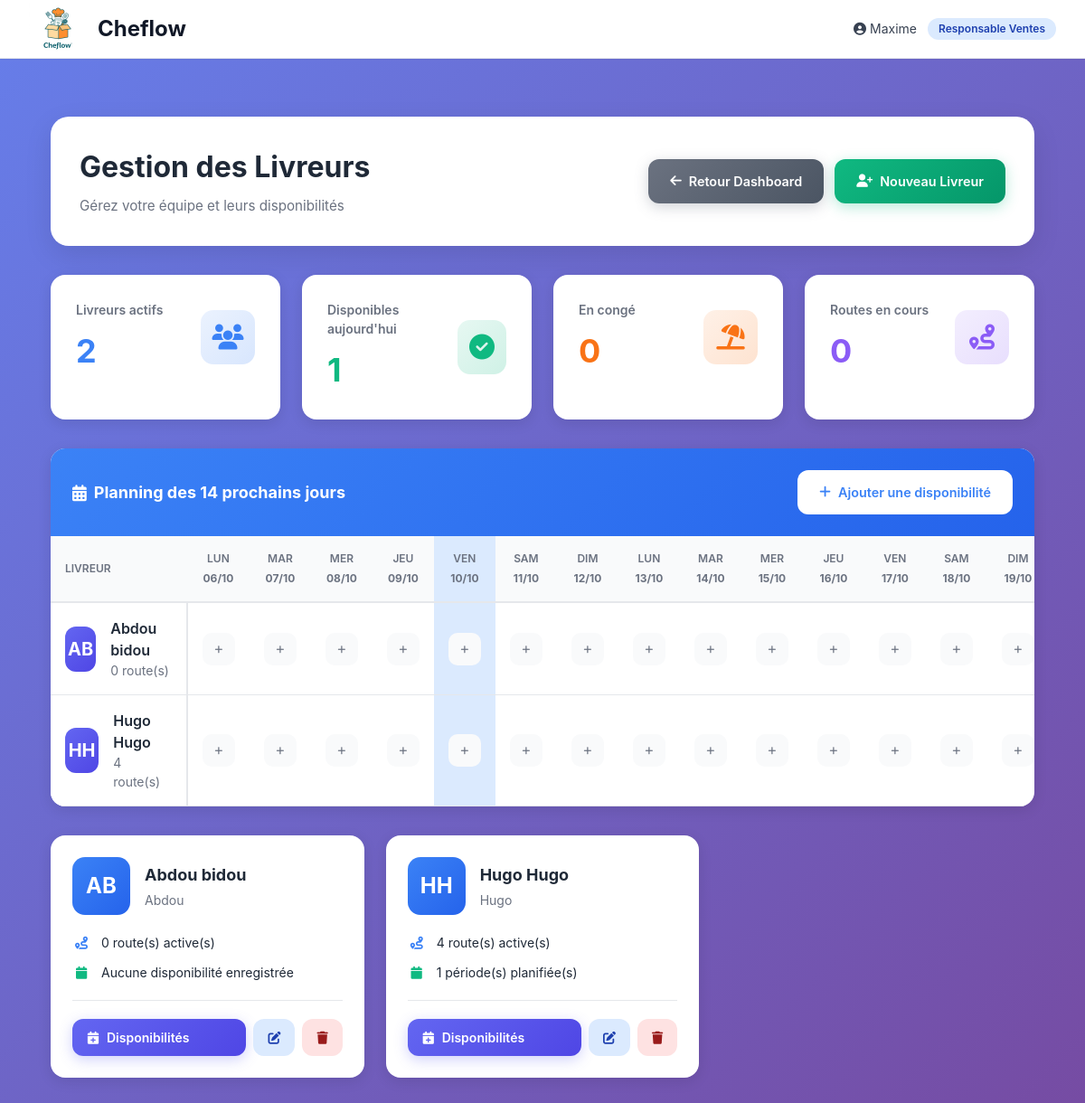
The app's page /livraison/responsable/livreurs/ (signed in) with its own data.
### users/models.py (models this page shows, shortened)
class CustomUser(AbstractUser):
    ROLE_CHOICES = [
        ('livreur', 'Livreur'),
        ('resp_livraison', 'Responsable Livraison'),
        ('vendeur', 'Vendeur/Vendeuse'),
        ('resp_ventes', 'Responsable Ventes'),
        ('cuisinier', 'Cuisinier'),
        ('resp_dept_cuisine', 'Responsable Département Cuisine'),
        ('chef_cuisine', 'Chef Cuisine'),
        ('chef_commande', 'Chef Commande'),
        ('maitre_hotel', 'Maître d\'Hôtel'),
        ('comptable', 'Comptable'),
        ('verificateur_checklist', 'Vérificateur Checklist'),
        ('admin', 'Administrateur'),
    ]
    role = models.CharField(max_length=30, choices=ROLE_CHOICES)
    telephone = models.CharField(max_length=20, blank=True)
    photo = models.ImageField(upload_to='users/', blank=True, null=True)
    departement_cuisine = models.CharField(max_length=50, blank=True)
    class Meta:
        verbose_name = 'Utilisateur'
        verbose_name_plural = 'Utilisateurs'

### livraison/views.py (the view)
# urls.py: path('responsable/livreurs/', views.gestion_livreurs, name='gestion_livreurs'),
@login_required
def gestion_livreurs(request):
    livreurs = CustomUser.objects.filter(
        role='livreur'
    ).prefetch_related(
        Prefetch(
            'disponibilites',
            queryset=DisponibiliteLivreur.objects.filter(
                date_fin__gte=timezone.now().date()
            ).order_by('date_debut')
        )
    ).annotate(
        routes_actives=Count(
            'routes',
            filter=Q(routes__status__in=['planifiee', 'en_cours'])
        )
    ).order_by('first_name', 'last_name')
    aujourd_hui = timezone.now().date()
    debut_semaine = aujourd_hui - timedelta(days=aujourd_hui.weekday())
    jours_planning = []
    for i in range(14):
        jour = debut_semaine + timedelta(days=i)
        jours_planning.append(jour)
    context = {
        'livreurs': livreurs,
        'jours_planning': jours_planning,
        'aujourd_hui': aujourd_hui,
    }
    return render(request, 'livraison/responsable/gestion_livreurs.html', context)

### templates/livraison/responsable/gestion_livreurs.html (shortened to what this page needs)
{% extends 'base/base.html' %}
{% block content %}
<div class="dashboard-container" x-data="livreurManagement()" x-init="init()">
    <div class="header-section">
        <div class="header-content">
            <div class="header-title">
                <h2>Gestion des Livreurs</h2>
                <p class="header-subtitle">Gérez votre équipe et leurs disponibilités</p>
            </div>
            <div class="header-actions">
                <a href="{% url 'livraison:dashboard_responsable' %}" class="btn btn-secondary">
                    <i class="fas fa-arrow-left"></i>
                    Retour Dashboard
                </a>
                <button @click="modalNouveauLivreur = true" class="btn btn-success">
                    <i class="fas fa-user-plus"></i>
                    Nouveau Livreur
                </button>
            </div>
        </div>
    </div>
    <div class="stats-grid">
        <div class="stat-card">
            <div class="stat-card-content">
                <div class="stat-info">
                    <h3>Livreurs actifs</h3>
                    <p class="stat-value" style="color: #3b82f6;">{{ livreurs|length }}</p>
                </div>
                <div class="stat-icon" style="background: linear-gradient(135deg, rgba(59, 130, 246, 0.1), rgba(59, 130, 246, 0.2)); color: #3b82f6;">
                    <i class="fas fa-users"></i>
                </div>
            </div>
        </div>
        <div class="stat-card">
            <div class="stat-card-content">
                <div class="stat-info">
                    <h3>Disponibles aujourd'hui</h3>
                    <p class="stat-value" style="color: #10b981;" x-text="livreursDisponiblesAujourdhui"></p>
                </div>
                <div class="stat-icon" style="background: linear-gradient(135deg, rgba(16, 185, 129, 0.1), rgba(16, 185, 129, 0.2)); color: #10b981;">
                    <i class="fas fa-check-circle"></i>
                </div>
            </div>
        </div>
        <div class="stat-card">
            <div class="stat-card-content">
                <div class="stat-info">
                    <h3>En congé</h3>
                    <p class="stat-value" style="color: #f97316;" x-text="livreursEnConge"></p>
                </div>
                <div class="stat-icon" style="background: linear-gradient(135deg, rgba(249, 115, 22, 0.1), rgba(249, 115, 22, 0.2)); color: #f97316;">
                    <i class="fas fa-umbrella-beach"></i>
                </div>
            </div>
        </div>
        <div class="stat-card">
            <div class="stat-card-content">
                <div class="stat-info">
                    <h3>Routes en cours</h3>
                    <p class="stat-value" style="color: #8b5cf6;" x-text="routesEnCours"></p>
                </div>
                <div class="stat-icon" style="background: linear-gradient(135deg, rgba(139, 92, 246, 0.1), rgba(139, 92, 246, 0.2)); color: #8b5cf6;">
                    <i class="fas fa-route"></i>
                </div>
            </div>
        </div>
    </div>
    <div class="card-section">
        <div class="card-header gradient">
            <h3 class="card-title">
                <i class="fas fa-calendar-alt"></i>
                Planning des 14 prochains jours
            </h3>
            <button @click="modalDispo = true" class="btn btn-primary" style="background: white; color: #3b82f6; box-shadow: none;">
                <i class="fas fa-plus"></i>
                Ajouter une disponibilité
            </button>
        </div>
        <div style="overflow-x: auto;">
            <table class="planning-table">
                <thead>
                    <tr>
                        <th class="sticky">Livreur</th>
                        {% for jour in jours_planning %}
                        <th :class="'{{ jour|date:'Y-m-d' }}' === '{{ aujourd_hui|date:'Y-m-d' }}' ? 'today' : ''">
                            <div>{{ jour|date:'D' }}</div>
                            <div style="font-weight: 700; margin-top: 0.25rem;">{{ jour|date:'d/m' }}</div>
                        </th>
                        {% endfor %}
                    </tr>
                </thead>
                <tbody>
                    {% for livreur in livreurs %}
                    <tr>
                        <td class="sticky">
                            <div style="display: flex; align-items: center; gap: 1rem;">
                                <div class="livreur-avatar">
                                    {{ livreur.first_name.0|upper }}{{ livreur.last_name.0|upper }}
                                </div>
                                <div style="text-align: left;">
                                    <div style="font-weight: 600; color: var(--text-dark);">
                                        {{ livreur.get_full_name }}
                                    </div>
                                    <div style="font-size: 0.875rem; color: var(--text-light);">
                                        {{ livreur.routes_actives }} route(s)
                                    </div>
                                </div>
                            </div>
                        </td>
                        {% for jour in jours_planning %}
                        <td :class="'{{ jour|date:'Y-m-d' }}' === '{{ aujourd_hui|date:'Y-m-d' }}' ? 'today' : ''">
                            {% with livreur_id=livreur.id jour_str=jour|date:'Y-m-d' %}
                            <div x-data="{ dispo: disponibilitesMap['{{ livreur_id }}-{{ jour_str }}'] || null }">
                                <template x-if="!dispo">
                                    <div class="dispo-badge empty"
                                         @click="ajouterDispoRapide({{ livreur.id }}, '{{ livreur.get_full_name|escapejs }}', '{{ jour_str }}')">
                                        <i class="fas fa-plus" style="font-size: 0.625rem;"></i>
                                    </div>
                                </template>
                            </div>
                            {% endwith %}
                        </td>
                        {% endfor %}
                    </tr>
                    {% endfor %}
                </tbody>
            </table>
        </div>
    </div>
    <div class="livreur-cards-grid">
        {% for livreur in livreurs %}
        <div class="livreur-card">
            <div class="livreur-card-header">
                <div class="livreur-card-avatar">
                    {{ livreur.first_name.0|upper }}{{ livreur.last_name.0|upper }}
                </div>
                <div class="livreur-card-info">
                    <h4>{{ livreur.get_full_name }}</h4>
                    <p>{{ livreur.username }}</p>
                </div>
            </div>
            <div class="livreur-card-details">
                <div class="livreur-detail-item">
                    <div class="livreur-detail-icon">
                        <i class="fas fa-route" style="color: #3b82f6;"></i>
                    </div>
                    <span>{{ livreur.routes_actives }} route(s) active(s)</span>
                </div>
                <div class="livreur-detail-item">
                    <div class="livreur-detail-icon">
                        <i class="fas fa-calendar" style="color: #10b981;"></i>
                    </div>
                    <span>
                        {% if livreur.disponibilites.all %}
                            {{ livreur.disponibilites.all|length }} période(s) planifiée(s)
                        {% else %}
                            Aucune disponibilité enregistrée
                        {% endif %}
                    </span>
                </div>
            </div>
            <div class="livreur-card-actions">
                <button @click="ajouterDispoLivreur({{ livreur.id }}, '{{ livreur.get_full_name|escapejs }}')"
                        class="btn btn-primary btn-sm" style="flex: 1;">
                    <i class="fas fa-calendar-plus"></i>
                    Disponibilités
                </button>
                <button @click="editerLivreur({{ livreur.id }})"
                        class="btn btn-edit btn-sm">
                    <i class="fas fa-edit"></i>
                </button>
                <button @click="supprimerLivreur({{ livreur.id }}, '{{ livreur.get_full_name|escapejs }}')"
                        class="btn btn-delete btn-sm">
                    <i class="fas fa-trash"></i>
                </button>
            </div>
        </div>
        {% endfor %}
    </div>
</div>
{% endblock %}

### templates/base/base.html (shortened to what this page needs)
{% load static %}
<!DOCTYPE html>
<html lang="fr">
<head>
    <script src="https://cdn.tailwindcss.com"></script>
   <link rel="stylesheet" href="https://cdnjs.cloudflare.com/ajax/libs/font-awesome/6.4.0/css/all.min.css">
    <link rel="stylesheet" href="https://cdnjs.cloudflare.com/ajax/libs/font-awesome/6.4.0/css/all.min.css">
</head>
<body class="bg-gray-50">
    <nav class="bg-white shadow-sm border-b border-gray-200" x-data="{ mobileMenuOpen: false }">
        <div class="max-w-7xl mx-auto px-4 sm:px-6 lg:px-8">
            <div class="flex justify-between h-16">
                <div class="flex items-center">
                    <h1 class="text-xl sm:text-2xl font-bold text-gray-900 flex items-center gap-2 sm:gap-3">
                        <img src="{% static 'images/logo.jpeg' %}"
                             alt="Cheflow Logo"
                             class="h-12 sm:h-16 w-auto">
                        <span class="hidden sm:inline">Cheflow</span>
                    </h1>
                </div>
                <div class="hidden md:flex items-center space-x-4">
                    {% if user.is_authenticated %}
                        <div class="flex items-center space-x-3">
                            <span class="text-sm text-gray-700">
                                <i class="fas fa-user-circle"></i>
                                {{ user.get_full_name|default:user.username }}
                            </span>
                            <span class="px-3 py-1 text-xs font-semibold rounded-full bg-blue-100 text-blue-800">
                                {{ user.get_role_display }}
                            </span>
                        </div>
                    {% endif %}
                </div>
            </div>
        </div>
    </nav>
    <main class="max-w-7xl mx-auto px-4 sm:px-6 lg:px-8 py-8">
        {% block content %}{% endblock %}
    </main>
</body>
</html>

### records on screen
CustomUser: get_full_name "Maxime", role "Responsable Ventes"
CustomUser: first_name.0 "A", last_name.0 "B", get_full_name "Abdou bidou", routes_actives "0", username "Abdou", shows "Aucune disponibilité enregistrée"
CustomUser: first_name.0 "H", last_name.0 "H", get_full_name "Hugo Hugo", routes_actives "4", username "Hugo", disponibilites.all|length "1"

### other values on screen
{{ livreurs|length }} "2"
{{ jour|date:'D' }} "LUN" "MAR" "MER" "JEU" "VEN" "SAM" "DIM" "LUN" "MAR" "MER" "JEU" "VEN" "SAM" "DIM"
{{ jour|date:'d/m' }} "06/10" "07/10" "08/10" "09/10" "10/10" "11/10" "12/10" "13/10" "14/10" "15/10" "16/10" "17/10" "18/10" "19/10"
